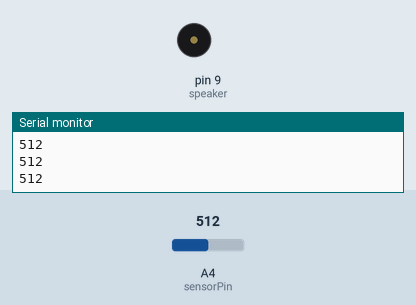
The sketch below on a simulated Arduino Uno, built with avr-gcc and run on an emulated ATmega328P. Shown: buzzer (waves = sounding), the last lines printed to the serial monitor. The test bench sets the inputs (shaded band); at power-on: A4 (sensorPin) = 512. Random numbers use the default seed unless the sketch sets one.

Above: at 1.2 s.
1.3 s: A4 (sensorPin) set to 494
At 3.32 s:
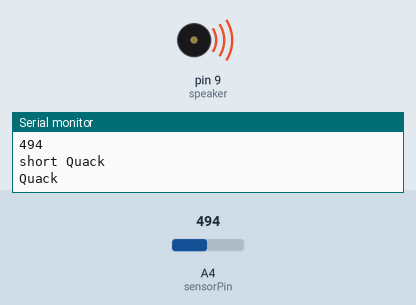
4.3 s: A4 (sensorPin) set to 511
Timing chart, 0 to 7.3 s (numbered marks = the images above; inputs shaded):
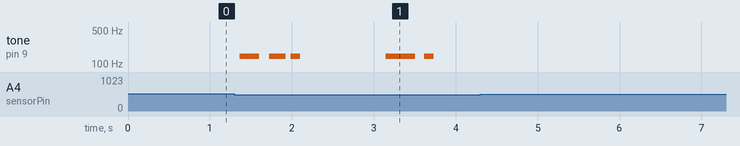

The sketch:

noiseDetector.ino
```cpp
#include <TrueRandom.h>
//This uses the TrueRandom Library

int speaker = 9; //the piezo buzzer on pin 9
int tone = 1500;

int sensorPin = 4;    //Microphone Sensor Pin
int sensorValue = 0;

long unsigned present = 0;
long unsigned past = 0;


int RandomQuack = 0;
int RandomRest = 0;
int VarQuack = 0;
int VarRest = 0;


/*
Quack = 200
quick = 100
with a 100 space between

*/

void setup () {

pinMode (speaker, OUTPUT);
Serial.begin(9600);
}

void loop ()
{
sensorValue = analogRead(sensorPin);
Serial.println(sensorValue);


if (sensorValue<509){ // if the noise level is high


//-------------------------------
VarQuack = TrueRandom.random(0,2);  // assign a Random Quack
if (VarQuack == 0){               // it will be either 100 or 200 in duration
 RandomQuack = 100;
 Serial.println("short Quack");
} else {
 RandomQuack = 250;
 Serial.println("Quack");
}

VarRest = TrueRandom.random(0,2);  // assign a Random Rest time between quacks
if (VarRest == 0){               // it will be 50 or 100
 RandomRest = 50;
} else {
 RandomRest = 100;
}


past = millis();

//----------------------------------
do{                                     // QUACK do/while loop
present = millis();

digitalWrite (speaker, HIGH);
delayMicroseconds (tone / 2);
digitalWrite (speaker, LOW);
delayMicroseconds (tone / 2);
tone = 1500;
tone = map(tone, 0, 1023, 1000, 5000);

} while (present - past < RandomQuack);          // a random QUACK duration

delay (RandomRest);                   // random delay between Quacks

//----------------------------------------------
// assign Random Values again
VarQuack = TrueRandom.random(0,2);  // assign a Random Quack
if (VarQuack == 0){               // it will be either 100 or 200 in duration
 RandomQuack = 100;
 Serial.println("short Quack");
} else {
 RandomQuack = 200;
 Serial.println("Quack");
}

VarRest = TrueRandom.random(0,2);  // assign a Random Rest time between quacks
if (VarRest == 0){               // it will be 50 or 100
 RandomRest = 50;
} else {
 RandomRest = 100;
}

//------------------------------------
past = millis();

do{  // second random quack
present = millis();

digitalWrite (speaker, HIGH);
delayMicroseconds (tone / 2);
digitalWrite (speaker, LOW);
delayMicroseconds (tone / 2);
tone = 1500;
tone = map(tone, 0, 1023, 1000, 5000);

} while (present - past < RandomQuack);     // another random quack duration
//-------------------------------------

delay (RandomRest);                   // delay between quack


//----------------------------------------------
// assign Random Values again
VarQuack = TrueRandom.random(0,2);  // assign a Random Quack
if (VarQuack == 0){               // it will be either 100 or 200 in duration
 RandomQuack = 100;
 Serial.println("short Quack");
 Serial.println(" ");
} else {
 RandomQuack = 200;
 Serial.println("Quack");
 Serial.println(" ");
}

VarRest = TrueRandom.random(0,2);  // assign a Random Rest time between quacks
if (VarRest == 0){               // it will be 50 or 100
 RandomRest = 50;
} else {
 RandomRest = 100;
}
//-------------------------------------------


past = millis();

do{  // Third random quack
present = millis();

digitalWrite (speaker, HIGH);
delayMicroseconds (tone / 2);
digitalWrite (speaker, LOW);
delayMicroseconds (tone / 2);
tone = 1500;
tone = map(tone, 0, 1023, 1000, 5000);

} while (present - past < RandomQuack);     // another random quack duration
//-------------------------------------

delay (RandomRest);

delay(1000);

} else {
 digitalWrite(speaker, LOW);
}


}
```

Measured:
- the behaviour switches between 509 and 508 on A4 (sensorPin) (found by bisection; images 0 and 1)
- after the input at 1.3 s, tone on pin 9 (speaker): plays 143 Hz for 0.24 s, 144 Hz for 0.20 s, 144 Hz for 0.12 s, 144 Hz for 0.36 s, 144 Hz for 0.12 s, starting after 0.06 s
